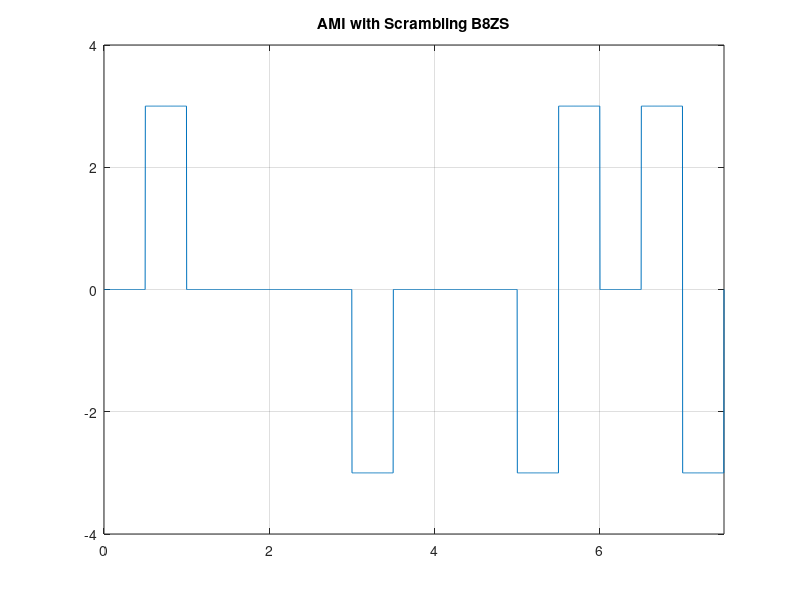

Here is the MATLAB script that generated this plot:
% AMI with Scrambling B8ZS technique

%         00000000 -> 000VB0VB
clc;
clear;
bitrate=2;
x=[0 1 0 0 0 0 1 0 0 0 0 0 0 0 0];
T=length(x);
n=200;
N=n*T*bitrate;
dt=T/N;
p=pulse=-3;
t=0:dt:T/bitrate;
y=zeros(1,length(t));

   for i=0:T-1;
         if x(i+1)==1              
             y(i*n+1 : (i+1)*n)=-pulse;
             pulse=-pulse;
         elseif x(i+1)==2  
             y(i*n+1 : (i+1)*n)=pulse;    
         else
             y(i*n+1 : (i+1)*n)=0;
             if (i+7<=T-1 && x(i+2)==0&&x(i+3)==0&&x(i+4)==0&&x(i+5)==0&&x(i+6)==0&&x(i+7)==0&&x(i+8)==0)         
                  x(i+4)=x(i+7)=2;                 
                  x(i+5)=x(i+8)=1;
             end;
         end;
   end;
   
plot(t,y);
axis([0 t(end) p-1 -p+1]);
grid on;
title('AMI with Scrambling B8ZS');
  
%Decoding
t=0:dt:T/bitrate;
z=zeros(1,length(x));

   for i=1:n:length(y);
         if (y(i)==p)
             if((i+4*n<=length(y))&&((y(i)==p&&y(i+n)==-p && y(i+2*n)==0 && y(i+3*n)==-p && y(i+4*n)==p)))
                y(i+n)=0;y(i+3*n)=0;y(i+4*n)=0;
             else z(((i-1)/n)+1)=1;
           end;
         elseif y(i)==-p
            if((i+4*n<=length(y))&&(y(i)==-p && y(i+n)==p && y(i+2*n)==0 && y(i+3*n)==p &&y(i+4*n)==-p))              
                y(i+n)=0;y(i+3*n)=0;y(i+4*n)=0;
           else z(((i-1)/n)+1)=1;
           end;
         end;       
   end;
  
z
  